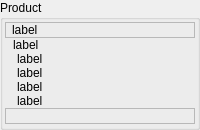
            <widget class="QGroupBox" name="groupDetails">
             <property name="sizePolicy">
              <sizepolicy hsizetype="MinimumExpanding" vsizetype="MinimumExpanding">
               <horstretch>0</horstretch>
               <verstretch>0</verstretch>
              </sizepolicy>
             </property>
             <property name="minimumSize">
              <size>
               <width>0</width>
               <height>0</height>
              </size>
             </property>
             <property name="styleSheet">
              <string notr="true"/>
             </property>
             <property name="title">
              <string>Product</string>
             </property>
             <layout class="QVBoxLayout">
              <property name="spacing">
               <number>0</number>
              </property>
              <property name="leftMargin">
               <number>2</number>
              </property>
              <property name="topMargin">
               <number>2</number>
              </property>
              <property name="rightMargin">
               <number>2</number>
              </property>
              <property name="bottomMargin">
               <number>3</number>
              </property>
              <item>
               <widget class="QLabel" name="labelDetailDesc">
                <property name="styleSheet">
                 <string notr="true"/>
                </property>
                <property name="frameShape">
                 <enum>QFrame::StyledPanel</enum>
                </property>
                <property name="text">
                 <string>label</string>
                </property>
                <property name="wordWrap">
                 <bool>true</bool>
                </property>
                <property name="indent">
                 <number>6</number>
                </property>
               </widget>
              </item>
              <item>
               <widget class="QLabel" name="labelDetailPrice">
                <property name="sizePolicy">
                 <sizepolicy hsizetype="MinimumExpanding" vsizetype="Fixed">
                  <horstretch>0</horstretch>
                  <verstretch>0</verstretch>
                 </sizepolicy>
                </property>
                <property name="styleSheet">
                 <string notr="true"/>
                </property>
                <property name="frameShape">
                 <enum>QFrame::NoFrame</enum>
                </property>
                <property name="text">
                 <string>label</string>
                </property>
                <property name="indent">
                 <number>8</number>
                </property>
               </widget>
              </item>
              <item>
               <widget class="QLabel" name="labelDetailDiscount">
                <property name="sizePolicy">
                 <sizepolicy hsizetype="MinimumExpanding" vsizetype="Fixed">
                  <horstretch>0</horstretch>
                  <verstretch>0</verstretch>
                 </sizepolicy>
                </property>
                <property name="styleSheet">
                 <string notr="true"/>
                </property>
                <property name="frameShape">
                 <enum>QFrame::NoFrame</enum>
                </property>
                <property name="text">
                 <string>label</string>
                </property>
                <property name="indent">
                 <number>12</number>
                </property>
               </widget>
              </item>
              <item>
               <widget class="QLabel" name="labelDetailTotalTaxes">
                <property name="styleSheet">
                 <string notr="true"/>
                </property>
                <property name="frameShape">
                 <enum>QFrame::NoFrame</enum>
                </property>
                <property name="text">
                 <string>label</string>
                </property>
                <property name="indent">
                 <number>12</number>
                </property>
               </widget>
              </item>
              <item>
               <widget class="QLabel" name="labelDetailUnits">
                <property name="sizePolicy">
                 <sizepolicy hsizetype="MinimumExpanding" vsizetype="Fixed">
                  <horstretch>0</horstretch>
                  <verstretch>0</verstretch>
                 </sizepolicy>
                </property>
                <property name="styleSheet">
                 <string notr="true"/>
                </property>
                <property name="frameShape">
                 <enum>QFrame::NoFrame</enum>
                </property>
                <property name="text">
                 <string>label</string>
                </property>
                <property name="indent">
                 <number>12</number>
                </property>
               </widget>
              </item>
              <item>
               <widget class="QLabel" name="labelDetailPoints">
                <property name="text">
                 <string>label</string>
                </property>
                <property name="indent">
                 <number>12</number>
                </property>
               </widget>
              </item>
              <item>
               <widget class="QLabel" name="labelDetailPhoto">
                <property name="sizePolicy">
                 <sizepolicy hsizetype="Expanding" vsizetype="Expanding">
                  <horstretch>0</horstretch>
                  <verstretch>0</verstretch>
                 </sizepolicy>
                </property>
                <property name="styleSheet">
                 <string notr="true"/>
                </property>
                <property name="frameShape">
                 <enum>QFrame::StyledPanel</enum>
                </property>
                <property name="text">
                 <string/>
                </property>
                <property name="scaledContents">
                 <bool>false</bool>
                </property>
                <property name="alignment">
                 <set>Qt::AlignCenter</set>
                </property>
                <property name="indent">
                 <number>0</number>
                </property>
               </widget>
              </item>
             </layout>
            </widget>
